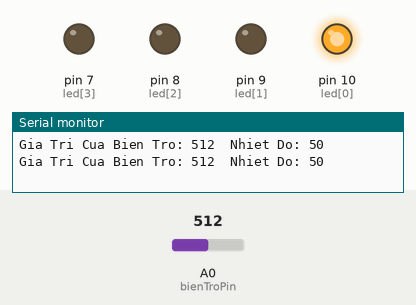
Simulated run of this sketch. Board: Arduino Uno, built with avr-gcc and run on an emulated ATmega328P. Shown: output pins drawn as LEDs (lit = HIGH), the last lines printed to the serial monitor. Inputs (shaded band) come from the test bench; at power-on: A0 (bienTroPin) = 512.

Above: at 1.8 s.
1.9 s: A0 (bienTroPin) set to 540
At 4.2 s:
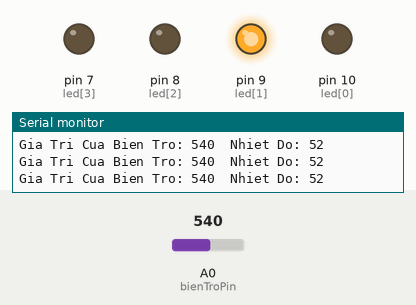
4.5 s: A0 (bienTroPin) set to 615
7.2 s: A0 (bienTroPin) set to 636
At 10.2 s:
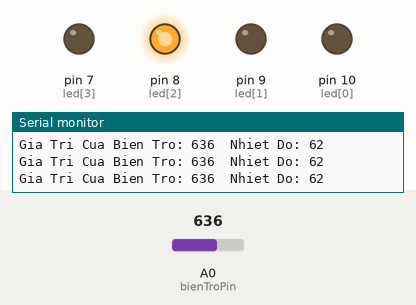
10.5 s: A0 (bienTroPin) set to 821
13.2 s: A0 (bienTroPin) set to 836
At 16.2 s:
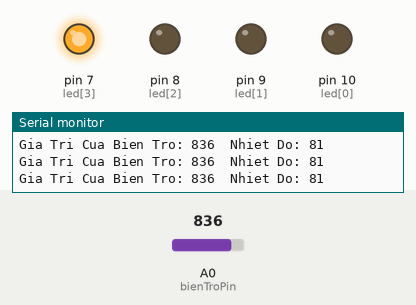
16.5 s: A0 (bienTroPin) set to 716
At 18.6 s:
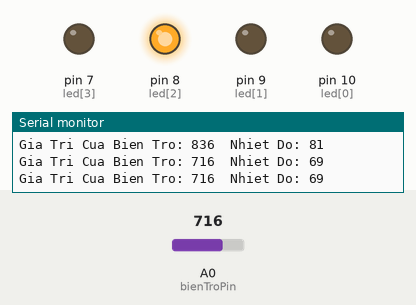
Timing chart, 0 to 20.1 s (numbered marks = the images above; inputs shaded):
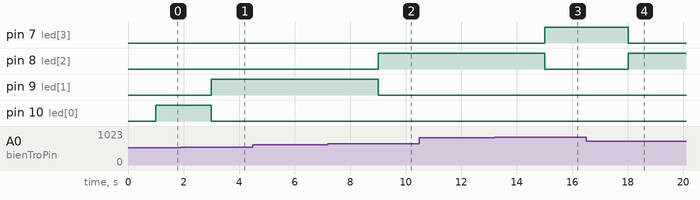

The sketch:

V20.ino
```cpp
// int led1 = 10;
// int led2 = 9;
// int led3 = 8;
// int led4 = 7;
int led[] = {10, 9, 8, 7};
int bienTroPin = A0;

void setup(){
  for(int i = 0; i <= 3; i++){
    pinMode(led[i], OUTPUT);
  }
  Serial.begin(9600);  // THIET LAP KENH TRUYEN

}

void cheDo0(){
  digitalWrite(led[0], LOW);
  digitalWrite(led[1], LOW);
  digitalWrite(led[2], LOW);
  digitalWrite(led[3], LOW);

}

void cheDo1(){
  digitalWrite(led[0], HIGH);
  digitalWrite(led[1], LOW);
  digitalWrite(led[2], LOW);
  digitalWrite(led[3], LOW);

}

void cheDo2(){
  digitalWrite(led[0], LOW);
  digitalWrite(led[1], HIGH);
  digitalWrite(led[2], LOW);
  digitalWrite(led[3], LOW);

}

void cheDo3(){
  digitalWrite(led[0], LOW);
  digitalWrite(led[1], LOW);
  digitalWrite(led[2], HIGH);
  digitalWrite(led[3], LOW);

}

void cheDo4(){
  digitalWrite(led[0], LOW);
  digitalWrite(led[1], LOW);
  digitalWrite(led[2], LOW);
  digitalWrite(led[3], HIGH);

}
void loop(){
  int bienTroValue = analogRead(bienTroPin);
  int nhietDo = map(bienTroValue, 0, 1023, 0, 100);
  Serial.print("Gia Tri Cua Bien Tro: ");
  Serial.print(bienTroValue);
  Serial.print("  Nhiet Do: ");
  Serial.println(nhietDo);
  delay(1000);
  if(nhietDo < 30){
    cheDo0();
  }
  else if(nhietDo >= 30 && nhietDo <= 50){
    cheDo1();
  }
  else if(nhietDo >= 51 && nhietDo <= 60){
    cheDo2();

  }
  else if(nhietDo >= 61 && nhietDo <= 80){
     cheDo3();

  }
  else if(nhietDo >= 81 && nhietDo <= 100){
     cheDo4();
  }

}
```

Measured:
- the behaviour switches between 521 and 522 on A0 (bienTroPin) (found by bisection; images 0 and 1)
- the behaviour switches between 624 and 625 on A0 (bienTroPin) (found by bisection; images 1 and 2)
- the behaviour switches between 828 and 829 on A0 (bienTroPin) (found by bisection; images 2 and 3)
- after the input at 1.9 s, pin 9 (led[1]): LOW → HIGH after 1.1 s; pin 10 (led[0]): HIGH → LOW after 1.1 s
- after the input at 7.2 s, pin 8 (led[2]): LOW → HIGH after 1.8 s; pin 9 (led[1]): HIGH → LOW after 1.8 s
- after the input at 13.2 s, pin 7 (led[3]): LOW → HIGH after 1.8 s; pin 8 (led[2]): HIGH → LOW after 1.8 s
- after the input at 16.5 s, pin 7 (led[3]): HIGH → LOW after 1.5 s; pin 8 (led[2]): LOW → HIGH after 1.5 s
